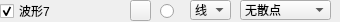
                   <widget class="QWidget" name="widget_7" native="true">
                    <property name="minimumSize">
                     <size>
                      <width>0</width>
                      <height>22</height>
                     </size>
                    </property>
                    <property name="maximumSize">
                     <size>
                      <width>16777215</width>
                      <height>22</height>
                     </size>
                    </property>
                    <widget class="QRadioButton" name="rdoBoldCurve7">
                     <property name="geometry">
                      <rect>
                       <x>160</x>
                       <y>3</y>
                       <width>16</width>
                       <height>16</height>
                      </rect>
                     </property>
                     <property name="text">
                      <string/>
                     </property>
                     <property name="checked">
                      <bool>false</bool>
                     </property>
                    </widget>
                    <widget class="QCheckBox" name="chkVisibleCurve7">
                     <property name="geometry">
                      <rect>
                       <x>0</x>
                       <y>3</y>
                       <width>125</width>
                       <height>16</height>
                      </rect>
                     </property>
                     <property name="text">
                      <string>波形7</string>
                     </property>
                     <property name="checked">
                      <bool>true</bool>
                     </property>
                    </widget>
                    <widget class="QPushButton" name="btnColourCurve7">
                     <property name="geometry">
                      <rect>
                       <x>130</x>
                       <y>0</y>
                       <width>21</width>
                       <height>21</height>
                      </rect>
                     </property>
                     <property name="text">
                      <string/>
                     </property>
                    </widget>
                    <widget class="QComboBox" name="cmbLineStyle7">
                     <property name="geometry">
                      <rect>
                       <x>190</x>
                       <y>0</y>
                       <width>41</width>
                       <height>20</height>
                      </rect>
                     </property>
                     <property name="currentIndex">
                      <number>1</number>
                     </property>
                     <item>
                      <property name="text">
                       <string>点</string>
                      </property>
                     </item>
                     <item>
                      <property name="text">
                       <string>线</string>
                      </property>
                     </item>
                     <item>
                      <property name="text">
                       <string>左</string>
                      </property>
                     </item>
                     <item>
                      <property name="text">
                       <string>右</string>
                      </property>
                     </item>
                     <item>
                      <property name="text">
                       <string>中</string>
                      </property>
                     </item>
                     <item>
                      <property name="text">
                       <string>积</string>
                      </property>
                     </item>
                    </widget>
                    <widget class="QComboBox" name="cmbScatterStyle7">
                     <property name="geometry">
                      <rect>
                       <x>240</x>
                       <y>0</y>
                       <width>91</width>
                       <height>20</height>
                      </rect>
                     </property>
                     <property name="focusPolicy">
                      <enum>Qt::WheelFocus</enum>
                     </property>
                     <property name="maxVisibleItems">
                      <number>20</number>
                     </property>
                     <item>
                      <property name="text">
                       <string>无散点</string>
                      </property>
                      <property name="icon">
                       <iconset resource="res.qrc">
                        <normaloff>:/pic/ssNone.png</normaloff>:/pic/ssNone.png</iconset>
                      </property>
                     </item>
                     <item>
                      <property name="text">
                       <string>x形</string>
                      </property>
                      <property name="icon">
                       <iconset resource="res.qrc">
                        <normaloff>:/pic/ssCross.png</normaloff>:/pic/ssCross.png</iconset>
                      </property>
                     </item>
                     <item>
                      <property name="text">
                       <string>+形</string>
                      </property>
                      <property name="icon">
                       <iconset resource="res.qrc">
                        <normaloff>:/pic/ssPlus.png</normaloff>:/pic/ssPlus.png</iconset>
                      </property>
                     </item>
                     <item>
                      <property name="text">
                       <string>空心圆</string>
                      </property>
                      <property name="icon">
                       <iconset resource="res.qrc">
                        <normaloff>:/pic/ssCircle.png</normaloff>:/pic/ssCircle.png</iconset>
                      </property>
                     </item>
                     <item>
                      <property name="text">
                       <string>实心圆</string>
                      </property>
                      <property name="icon">
                       <iconset resource="res.qrc">
                        <normaloff>:/pic/ssDisc.png</normaloff>:/pic/ssDisc.png</iconset>
                      </property>
                     </item>
                     <item>
                      <property name="text">
                       <string>矩形</string>
                      </property>
                      <property name="icon">
                       <iconset resource="res.qrc">
                        <normaloff>:/pic/ssSquare.png</normaloff>:/pic/ssSquare.png</iconset>
                      </property>
                     </item>
                     <item>
                      <property name="text">
                       <string>菱形</string>
                      </property>
                      <property name="icon">
                       <iconset resource="res.qrc">
                        <normaloff>:/pic/ssDiamond.png</normaloff>:/pic/ssDiamond.png</iconset>
                      </property>
                     </item>
                     <item>
                      <property name="text">
                       <string>星形</string>
                      </property>
                      <property name="icon">
                       <iconset resource="res.qrc">
                        <normaloff>:/pic/ssStar.png</normaloff>:/pic/ssStar.png</iconset>
                      </property>
                     </item>
                     <item>
                      <property name="text">
                       <string>正三角</string>
                      </property>
                      <property name="icon">
                       <iconset resource="res.qrc">
                        <normaloff>:/pic/ssTriangle.png</normaloff>:/pic/ssTriangle.png</iconset>
                      </property>
                     </item>
                     <item>
                      <property name="text">
                       <string>倒三角</string>
                      </property>
                      <property name="icon">
                       <iconset resource="res.qrc">
                        <normaloff>:/pic/ssTriangleInverted.png</normaloff>:/pic/ssTriangleInverted.png</iconset>
                      </property>
                     </item>
                     <item>
                      <property name="text">
                       <string>x框</string>
                      </property>
                      <property name="icon">
                       <iconset resource="res.qrc">
                        <normaloff>:/pic/ssCrossSquare.png</normaloff>:/pic/ssCrossSquare.png</iconset>
                      </property>
                     </item>
                     <item>
                      <property name="text">
                       <string>+框</string>
                      </property>
                      <property name="icon">
                       <iconset resource="res.qrc">
                        <normaloff>:/pic/ssPlusSquare.png</normaloff>:/pic/ssPlusSquare.png</iconset>
                      </property>
                     </item>
                     <item>
                      <property name="text">
                       <string>x圆</string>
                      </property>
                      <property name="icon">
                       <iconset resource="res.qrc">
                        <normaloff>:/pic/ssCrossCircle.png</normaloff>:/pic/ssCrossCircle.png</iconset>
                      </property>
                     </item>
                     <item>
                      <property name="text">
                       <string>+圆</string>
                      </property>
                      <property name="icon">
                       <iconset resource="res.qrc">
                        <normaloff>:/pic/ssPlusCircle.png</normaloff>:/pic/ssPlusCircle.png</iconset>
                      </property>
                     </item>
                     <item>
                      <property name="text">
                       <string>和平</string>
                      </property>
                      <property name="icon">
                       <iconset resource="res.qrc">
                        <normaloff>:/pic/ssPeace.png</normaloff>:/pic/ssPeace.png</iconset>
                      </property>
                     </item>
                    </widget>
                   </widget>
